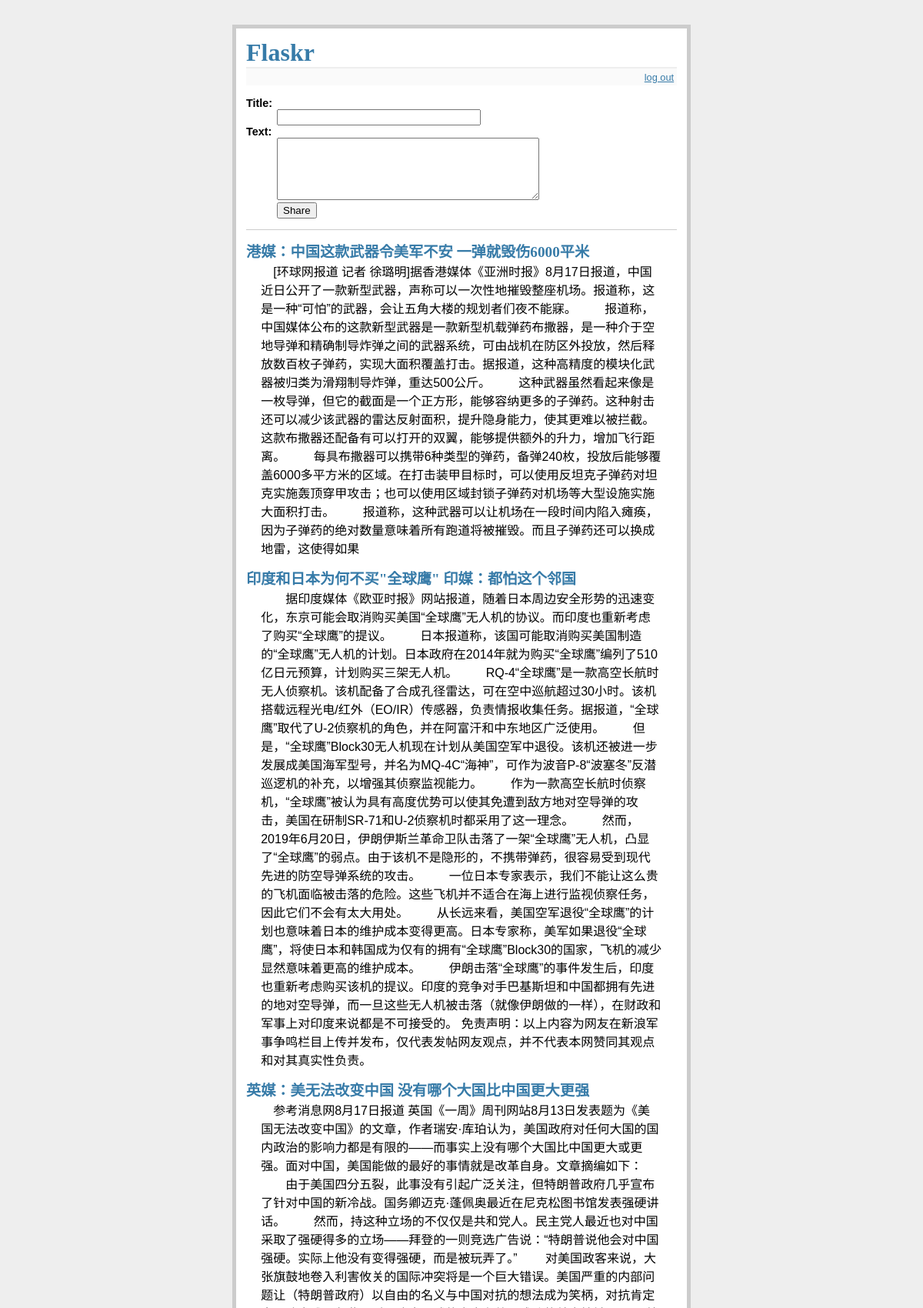
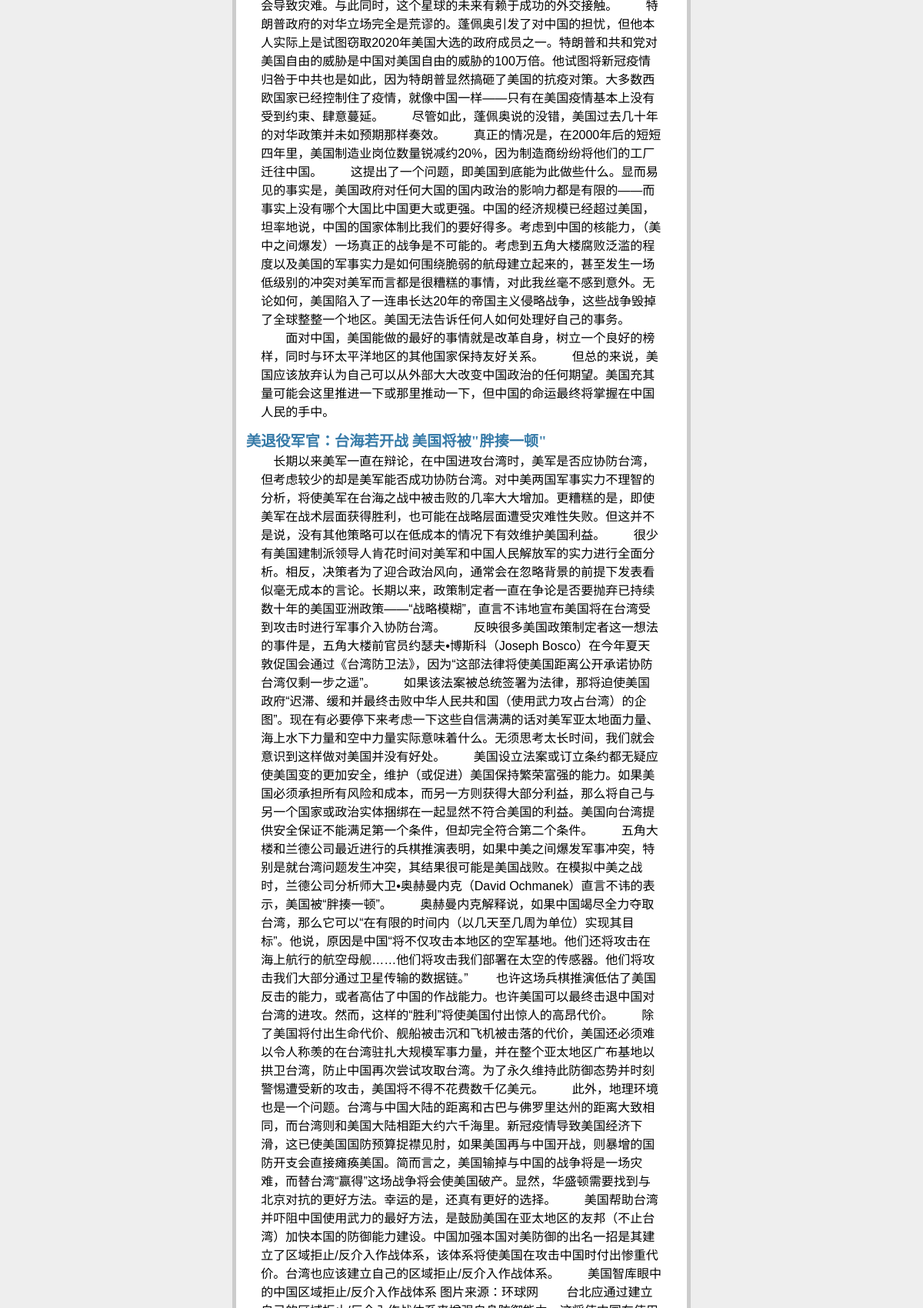
The page / (signed in, upper part) on the database its author committed (2 pictures, top to bottom).
### tables this page shows
CREATE TABLE entries (
    id INTEGER PRIMARY KEY AUTOINCREMENT,
    title STRING NOT NULL,
    text STRING NOT NULL
);

### flaskr.py (the view)
@app.route('/')
def show_entries():
    cursor = g.conn.execute('SELECT title, text FROM entries ORDER BY id DESC')
    entries = [dict(title=row[0], text=row[1]) for row in cursor.fetchall()]
    return render_template('show_entries.html', entries=entries)

### flaskr.py (called while the page is built)
def db_conn():
    return sqlite3.connect(db_path)

@app.before_request
def before():
    g.conn = db_conn()

### templates/show_entries.html
{% extends "layout.html" %}
{% block body %}
  {% if session.login %}
    <form action="{{ url_for('add_entry') }}" method=post class=add-entry>
      <dl>
        <dt>Title:
        <dd><input type=text size=30 name=title>
        <dt>Text:
        <dd><textarea name=text rows=5 cols=40></textarea>
        <dd><input type=submit value=Share>
      </dl>
    </form>
  {% endif %}
  <ul class=entries>
  {% for entry in entries %}
    <li><h2>{{ entry.title }}</h2>{{ entry.text|safe }}</li>
  {% else %}
    <li><em>Unbelievable. No entries here so far.</em><li>
  {% endfor %}
  </ul>
{% endblock %}

### static/style.css (style rules this page uses)
body { font-family: sans-serif; background: #eee; }
a, h1, h2 { color: #377BA8; }
h1, h2 { font-family: 'Georgia', serif; margin: 0; }
h2 { font-size: 1.2em; }
.entries { list-style: none; margin: 0; padding: 0; }
.entries li { margin: 0.8em 1.2em; }
.entries li h2 { margin-left: -1em; }
.add-entry { font-size: 0.9em; border-bottom: 1px solid #ccc; }
.add-entry dl { font-weight: bold; }

### rows shown on the page
entries: title "港媒：中国这款武器令美军不安 一弹就毁伤6000平米", text "[环球网报道 记者 徐璐明]据香港媒体《亚洲时报》8月17日报道，中国近日公开了一款新型武器，声称可以一次性地摧毁整座机场。报道称，这是一种“可怕”的武器，会让五角大楼的规划者们夜不能寐。 报道称，中国媒体公布的这款新型武器是一款新型机载弹药布撒器，是一种介于空地导弹和精确制导炸弹之间的武器系统，可由战机在防区外投放，然后释放数百枚子弹药，实现大面积覆盖打击。据报道，这种高精度的模块化武器被归类为滑翔制导炸弹，重达500公斤。 这种武器虽然看起来像是一枚导弹，但它的截面是一个正方形，能够容纳更多的子弹药。这种射击还可以减少该武器的雷达反射面积，提升隐身能力，使其更难以被拦截。这款布撒器还配备有可以打开的双翼，能够提供额外的升力，增加飞行距离。 每具布撒器可以携带6种类型的弹药，备弹240枚，投放后能够覆盖6000多平方米的区域。在打击装甲目标时，可以使用反坦克子弹药对坦克实施轰顶穿甲攻击；也可以使用区域封锁子弹药对机场等大型设施实施大面积打击。 报道称，这种武器可以让机场在一段时间内陷入瘫痪，因为子弹药的绝对数量意味着所有跑道将被摧毁。而且子弹药还可以换成地雷，这使得如果"
entries: title "印度和日本为何不买\"全球鹰\" 印媒：都怕这个邻国", text "据印度媒体《欧亚时报》网站报道，随着日本周边安全形势的迅速变化，东京可能会取消购买美国“全球鹰”无人机的协议。而印度也重新考虑了购买“全球鹰”的提议。 日本报道称，该国可能取消购买美国制造的“全球鹰”无人机的计划。日本政府在2014年就为购买“全球鹰”编列了510亿日元预算，计划购买三架无人机。 RQ-4“全球鹰”是一款高空长航时无人侦察机。该机配备了合成孔径雷达，可在空中巡航超过30小时。该机搭载远程光电/红外（EO/IR）传感器，负责情报收集任务。据报道，“全球鹰”取代了U-2侦察机的角色，并在阿富汗和中东地区广泛使用。 但是，“全球鹰”Block30无人机现在计划从美国空军中退役。该机还被进一步发展成美国海军型号，并名为MQ-4C“海神”，可作为波音P-8“波塞冬”反潜巡逻机的补充，以增强其侦察监视能力。 作为一款高空长航时侦察机，“全球鹰”被认为具有高度优势可以使其免遭到敌方地对空导弹的攻击，美国在研制SR-71和U-2侦察机时都采用了这一理念。 然而，2019年6月20日，伊朗伊斯兰革命卫队击落了一架“全球鹰”无人机，凸显了“全球鹰”的弱点。由于该机不是隐形的，不携带弹药，很容易受到现代先进的防空导弹系统的攻击。 一位日本专家表示，我们不能让这么贵的飞机面临被击落的危险。这些飞机并不适合在海上进行监视侦察任务，因此它们不会有太大用处。 从长远来看，美国空军退役“全球鹰”的计划也意味着日本的维护成本变得更高。日本专家称，美军如果退役“全球鹰”，将使日本和韩国成为仅有的拥有“全球鹰”Block30的国家，飞机的减少显然意味着更高的维护成本。…"
entries: title "英媒：美无法改变中国 没有哪个大国比中国更大更强", text "参考消息网8月17日报道 英国《一周》周刊网站8月13日发表题为《美国无法改变中国》的文章，作者瑞安·库珀认为，美国政府对任何大国的国内政治的影响力都是有限的——而事实上没有哪个大国比中国更大或更强。面对中国，美国能做的最好的事情就是改革自身。文章摘编如下： 由于美国四分五裂，此事没有引起广泛关注，但特朗普政府几乎宣布了针对中国的新冷战。国务卿迈克·蓬佩奥最近在尼克松图书馆发表强硬讲话。 然而，持这种立场的不仅仅是共和党人。民主党人最近也对中国采取了强硬得多的立场——拜登的一则竞选广告说：“特朗普说他会对中国强硬。实际上他没有变得强硬，而是被玩弄了。” 对美国政客来说，大张旗鼓地卷入利害攸关的国际冲突将是一个巨大错误。美国严重的内部问题让（特朗普政府）以自由的名义与中国对抗的想法成为笑柄，对抗肯定会导致灾难。与此同时，这个星球的未来有赖于成功的外交接触。 特朗普政府的对华立场完全是荒谬的。蓬佩奥引发了对中国的担忧，但他本人实际上是试图窃取2020年美国大选的政府成员之一。特朗普和共和党对美国自由的威胁是中国对美国自由的威胁的100万倍。他试图将新冠疫情归咎于中共也是如此，因为特朗普显然搞砸了美国的抗疫对策。大多数西欧国家已经控制住了疫情，就像中国一样——只有在美国疫情基本上没有受到约束、肆意蔓延。 尽管如此，蓬佩奥说的没错，美国过去几十年的对华政策并未如预期那样奏效。 真正的情况是，在2000年后的短短四年里，美国制造业岗位数量锐减约20%，因为制造商纷纷将他们的工厂迁往中国。…"
entries: title "美退役军官：台海若开战 美国将被\"胖揍一顿\""
